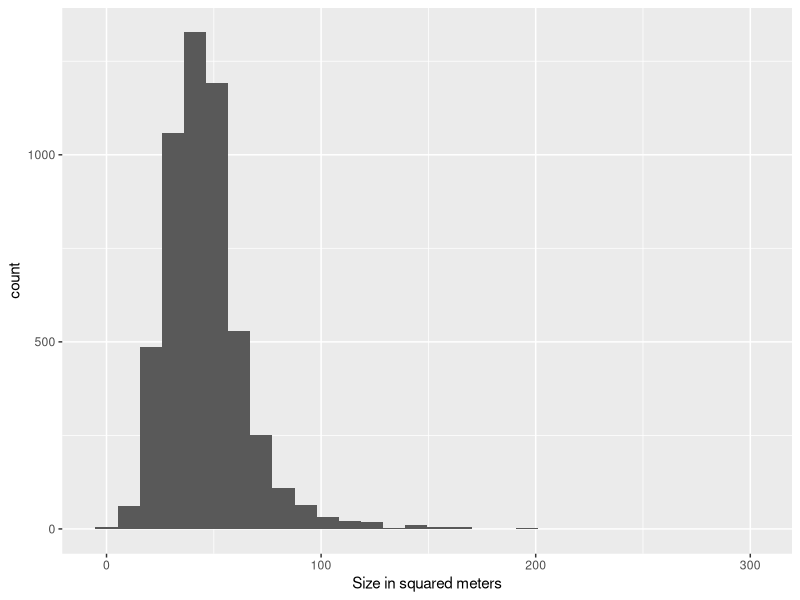
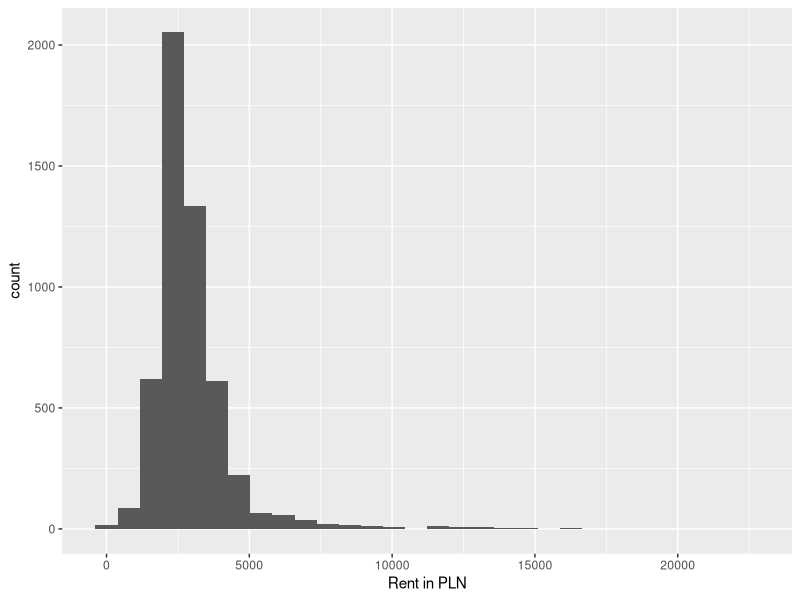
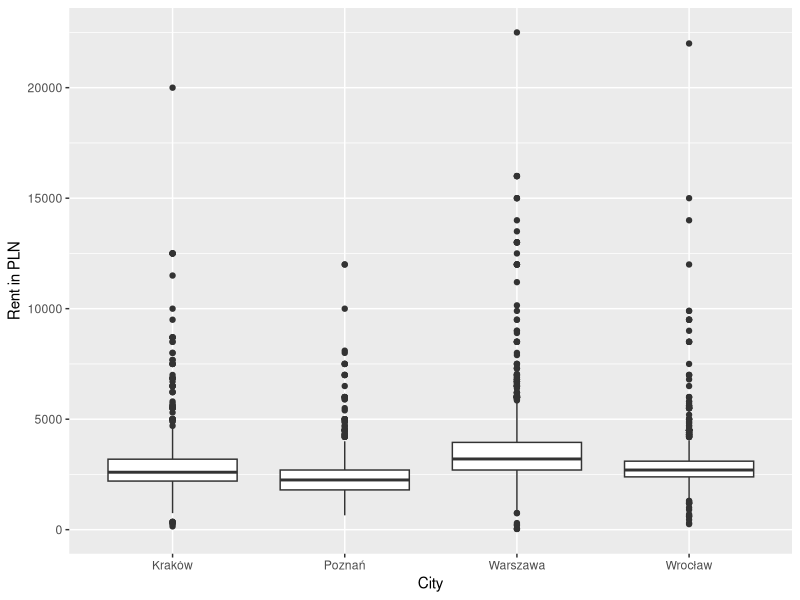
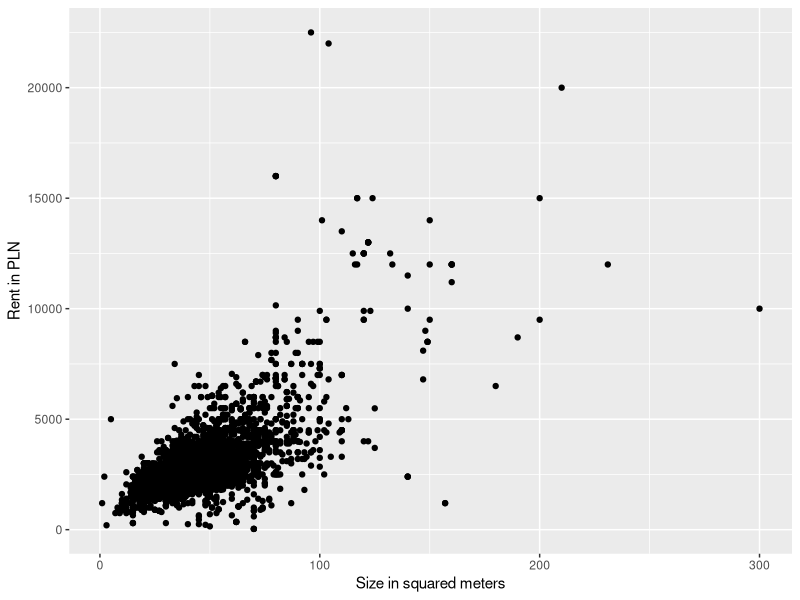
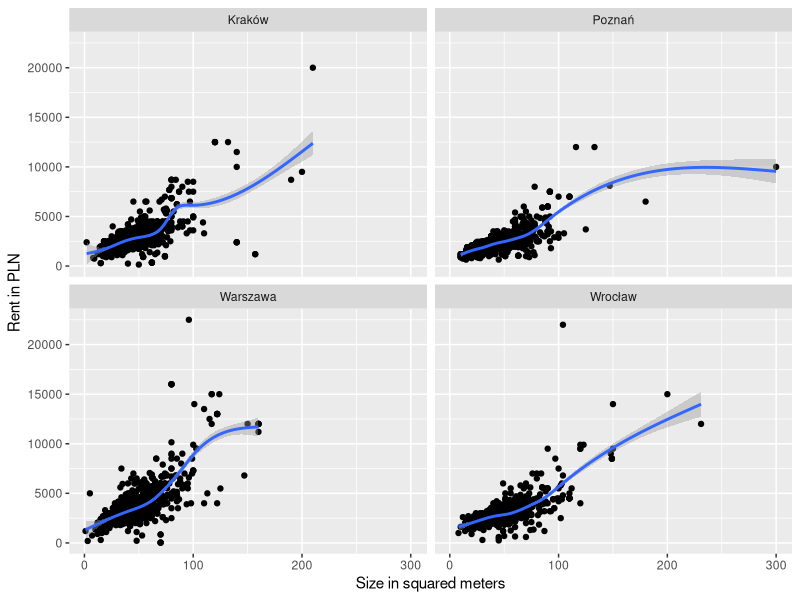

The R script that drew these images, in order:
## ---- chunk 1
library(tidyverse)
library(knitr)
## ---- chunk 2
housing <- read_csv("housing.csv")
## ---- chunk 3
ggplot(housing, mapping=aes(x = size)) +
  geom_histogram() +
  xlab("Size in squared meters")
## ---- chunk 4
ggplot(housing, mapping = aes(x = price)) +
  geom_histogram() +
  xlab("Rent in PLN")

ggplot(housing, mapping = aes(x = City, y = price)) +
  geom_boxplot() +
  ylab("Rent in PLN")
## ---- chunk 5
housing %>%
  group_by(City) %>%
  summarise(`Average Price` = mean(price, na.rm = T),
            `Average Size` = mean(size, na.rm = T),
            Count = n()
          ) %>%
  kable()
## ---- chunk 6
ggplot(housing, aes(x = size, y=price)) +
  geom_point() +
  xlab("Size in squared meters") +
  ylab("Rent in PLN")
## ---- chunk 7
ggplot(housing, aes(x = size, y = price)) +
  geom_point() + 
  geom_smooth() +
  facet_wrap(. ~ City, nrow = 2) +
  xlab("Size in squared meters") +
  ylab("Rent in PLN")
## ---- chunk 8
library(caret)
set.seed(420)

train_indices <- createDataPartition(y = housing$price, p = 0.85, list = FALSE)
training_data <- housing[train_indices, ]
testing_data <- housing[-train_indices, ]

linear_model <- lm(price ~ ., data = training_data)

predicted_values <- predict(linear_model, newdata = testing_data)
actual_values <- testing_data$price

rmse <- sqrt(mean((predicted_values - actual_values)^2))

r_squared <- summary(linear_model)$r.squared
